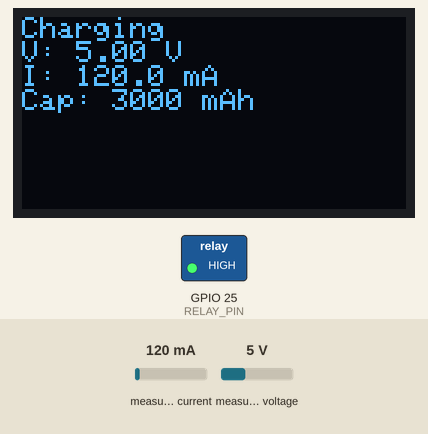
A sketch run on a simulated ESP32. Parts: 128×64 one-colour display, switched loads named in the sketch (green lamp = pin HIGH). The test bench sets the inputs (shaded band); at power-on: measured current 120 mA, measured voltage 5 V. What the sketch prints to the serial monitor is not drawn.

Above: at 1.2 s.
1.3 s: measured current set to 1500 mA
At 2.8 s:
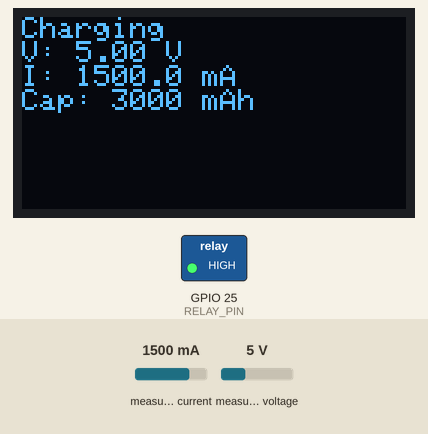
5.6 s: measured voltage set to 0.3 V
At 6.9 s:
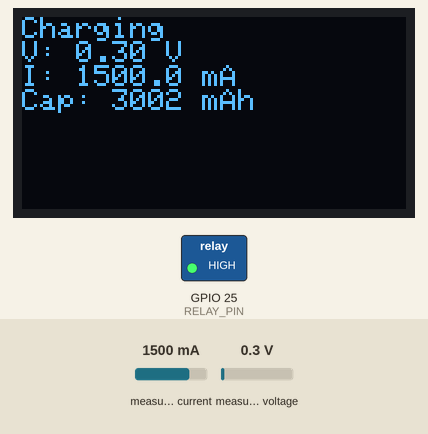
11.7 s: measured current set to 40 mA
At 13.4 s:
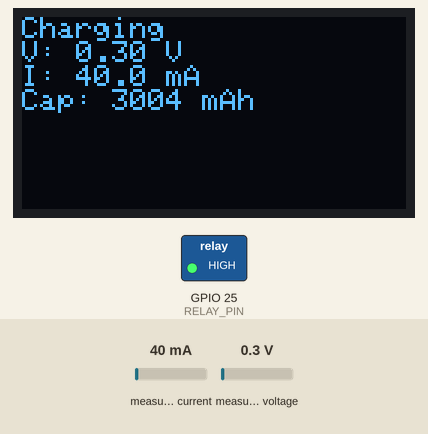
13.7 s: measured voltage set to 3.8 V
At 15.2 s:
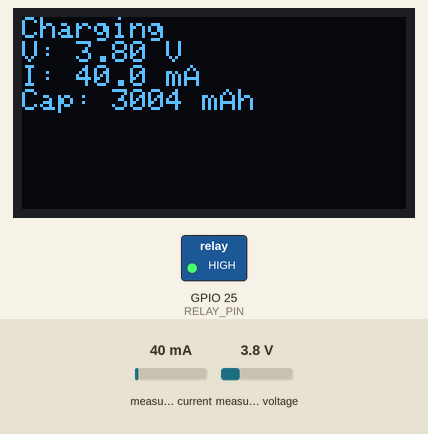
Timing chart, 0 to 16.7 s (numbered marks = the images above; inputs shaded):
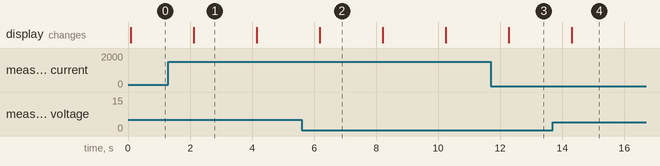

The sketch:

connected_with_app_charge.ino
```cpp
#include <WiFi.h>
#include <WebServer.h>
#include <WebSocketsServer.h>
#include <Wire.h>
#include <Adafruit_INA219.h>
#include <Adafruit_SSD1306.h>
#include <ArduinoJson.h>

// WiFi AP Credentials
#define AP_SSID "ESP32_AP"
#define AP_PASSWORD "password123"

// Relay Pin
#define RELAY_PIN 25

// OLED Setup
#define SCREEN_WIDTH 128
#define SCREEN_HEIGHT 64
#define OLED_RESET -1
Adafruit_SSD1306 display(SCREEN_WIDTH, SCREEN_HEIGHT, &Wire, OLED_RESET);

// INA219 Setup (Charging only)
Adafruit_INA219 ina219_charge(0x41);

// WebSocket Server
WebSocketsServer webSocket = WebSocketsServer(81);

float capacity_mAh = 3000.0;
unsigned long lastMillis = 0;

void webSocketEvent(uint8_t num, WStype_t type, uint8_t * payload, size_t length) {
  if (type == WStype_DISCONNECTED) {
    Serial.printf("Client %u disconnected\n", num);
  } else if (type == WStype_CONNECTED) {
    Serial.printf("Client %u connected\n", num);
  }
}

void setup() {
  Serial.begin(115200);
  pinMode(RELAY_PIN, OUTPUT);
  digitalWrite(RELAY_PIN, HIGH); // Start in charging mode

  // Initialize I2C
  Wire.begin(21, 22);

  // Initialize INA219 (Charging)
  if (!ina219_charge.begin()) {
    Serial.println("INA219 (0x41) failed. Check: SDA->GPIO21, SCL->GPIO22, VCC->3V3, GND->GND, A0->VCC, A1->GND");
    while (1) delay(10);
  }

  // Initialize OLED
  if (!display.begin(SSD1306_SWITCHCAPVCC, 0x3C)) {
    Serial.println("SSD1306 failed. Check: SDA->GPIO21, SCL->GPIO22, VCC->3V3, GND->GND");
    while (1) delay(10);
  }
  display.clearDisplay();
  display.setTextSize(1);
  display.setTextColor(SSD1306_WHITE);
  display.setCursor(0, 0);
  display.println("System Ready");
  display.display();

  // Setup WiFi AP
  WiFi.softAP(AP_SSID, AP_PASSWORD);
  Serial.print("AP IP: ");
  Serial.println(WiFi.softAPIP());

  // Start WebSocket Server
  webSocket.begin();
  webSocket.onEvent(webSocketEvent);
}

void loop() {
  webSocket.loop();

  unsigned long currentMillis = millis();
  float delta_t = (currentMillis - lastMillis) / 1000.0;
  lastMillis = currentMillis;

  // Read INA219 Data (Charging)
  float shunt_charge_mV = ina219_charge.getShuntVoltage_mV();
  float bus_charge_V = ina219_charge.getBusVoltage_V();
  float current_charge_mA = ina219_charge.getCurrent_mA();
  float charge_V = bus_charge_V;

  // Update Capacity (Charging)
  capacity_mAh += (current_charge_mA * delta_t / 3600.0);
  if (capacity_mAh > 5000) capacity_mAh = 5000;

  // Create JSON Data for WebSocket
  StaticJsonDocument<200> doc;
  doc["mode"] = "charging";
  doc["charge_V"] = charge_V;
  doc["charge_current_mA"] = current_charge_mA;
  doc["capacity_mAh"] = capacity_mAh;
  doc["timestamp"] = currentMillis / 1000.0;

  // Send to WebSocket Clients
  String json;
  serializeJson(doc, json);
  webSocket.broadcastTXT(json);

  // Update OLED
  display.clearDisplay();
  display.setCursor(0, 0);
  display.println("Charging");
  display.print("V: "); display.print(charge_V, 2); display.println(" V");
  display.print("I: "); display.print(current_charge_mA, 1); display.println(" mA");
  display.print("Cap: "); display.print((int)capacity_mAh); display.println(" mAh");
  display.display();

  delay(2000);
}
```

Measured:
- after the input at 1.3 s, the display: changes after 0.82 s (image 1)
- after the input at 11.7 s, the display: changes after 0.57 s (image 3)
- after the input at 13.7 s, the display: changes after 0.60 s (image 4)
- what the display in image 1 shows lasts 2.0 s, from 2.1 s to 4.1 s
